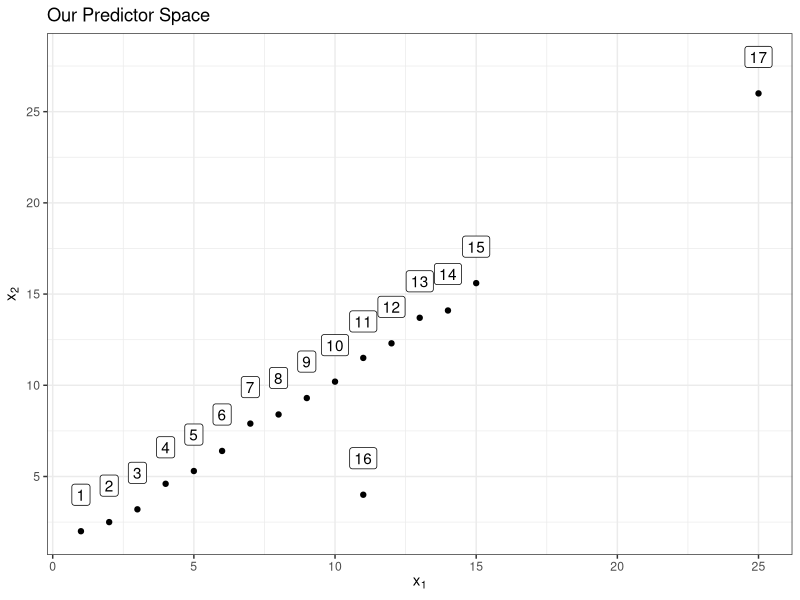
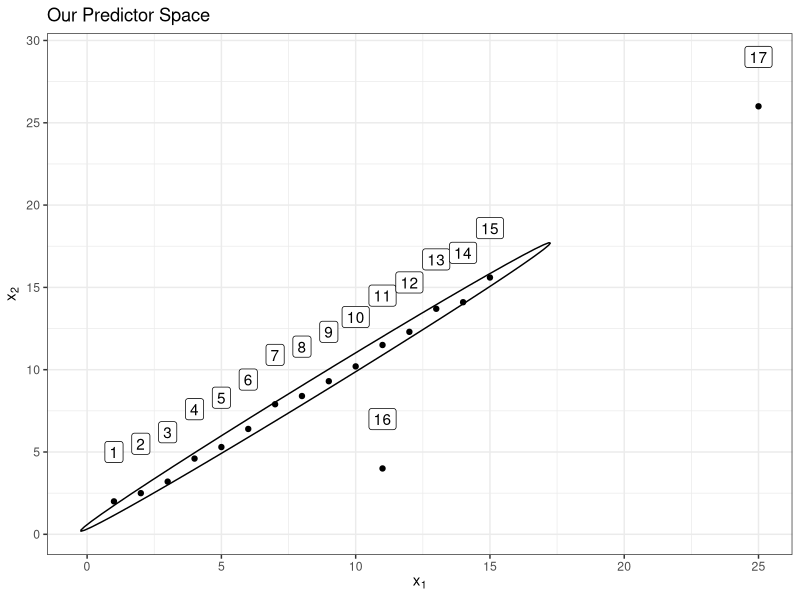
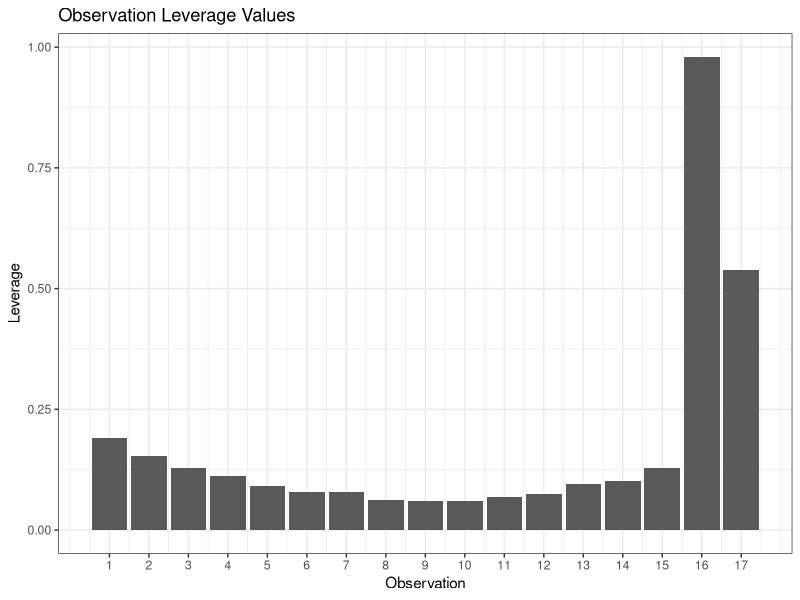
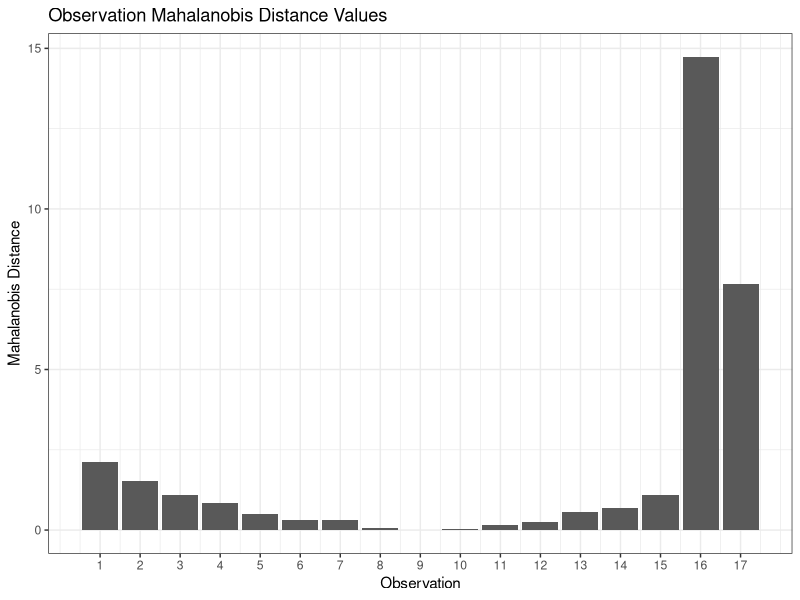

The R script that drew these images, in order:
## ---- chunk 1
library(tidyverse)
theme_set(theme_bw())

df <- tibble(x1=c(1,2,3,4,5,6,7,8,9,10,11,12,13,14,15,11,25),
             x2=c(2,2.5,3.2,4.6,5.3,6.4,7.9,8.4,9.3,10.2,11.5,12.3,13.7,14.1,15.6,4,26),
             y=c(1,3,2,4.3,5.3,7.3,6.1,8.8,9.3,10.9,11.1,12.5,13.2,14.9,15.8,5,25.4),
             obs=1:17)

ggplot(df, aes(x1, x2)) + geom_point() +
  geom_label(aes(label = obs), nudge_y = 2) +
  scale_x_continuous(breaks = seq(0, 30, 5)) +
  scale_y_continuous(breaks = seq(0, 25, 5)) +
  labs(title = "Our Predictor Space", x = expression("x"[1]), y = expression("x"[2]))
## ---- chunk 2
ggplot(df, aes(x1, x2)) + geom_point() +
  geom_label(aes(label = obs), nudge_y = 3) +
  scale_x_continuous(breaks = seq(0, 25, 5)) +
  scale_y_continuous(breaks = seq(0, 30, 5)) +
  stat_ellipse(level = 0.80) +
  labs(title = "Our Predictor Space", x = expression("x"[1]), y = expression("x"[2]))
## ---- chunk 3
model <- lm(y ~ x1 + x2, data = df)

lev_obs <- tibble(leverage = hatvalues(model), obs = 1:17)

ggplot(lev_obs, aes(obs, leverage)) + geom_col() +
  scale_x_continuous(breaks = seq(1, 17)) +
  labs(title = "Observation Leverage Values", x = "Observation", y = "Leverage")
## ---- chunk 4
df_temp <- select(df, x1, x2)

means <- colMeans(df_temp)
cov_matrix <- cov(df_temp)

mahalanbis_distances <- mahalanobis(df_temp, means, cov_matrix)

mh <- tibble(obs = 1:17, maha = mahalanbis_distances)

ggplot(mh, aes(obs, maha)) + geom_col() +
  scale_x_continuous(breaks = seq(1, 17)) +
  labs(title = "Observation Mahalanobis Distance Values",
       x = "Observation", y = "Mahalanobis Distance")
